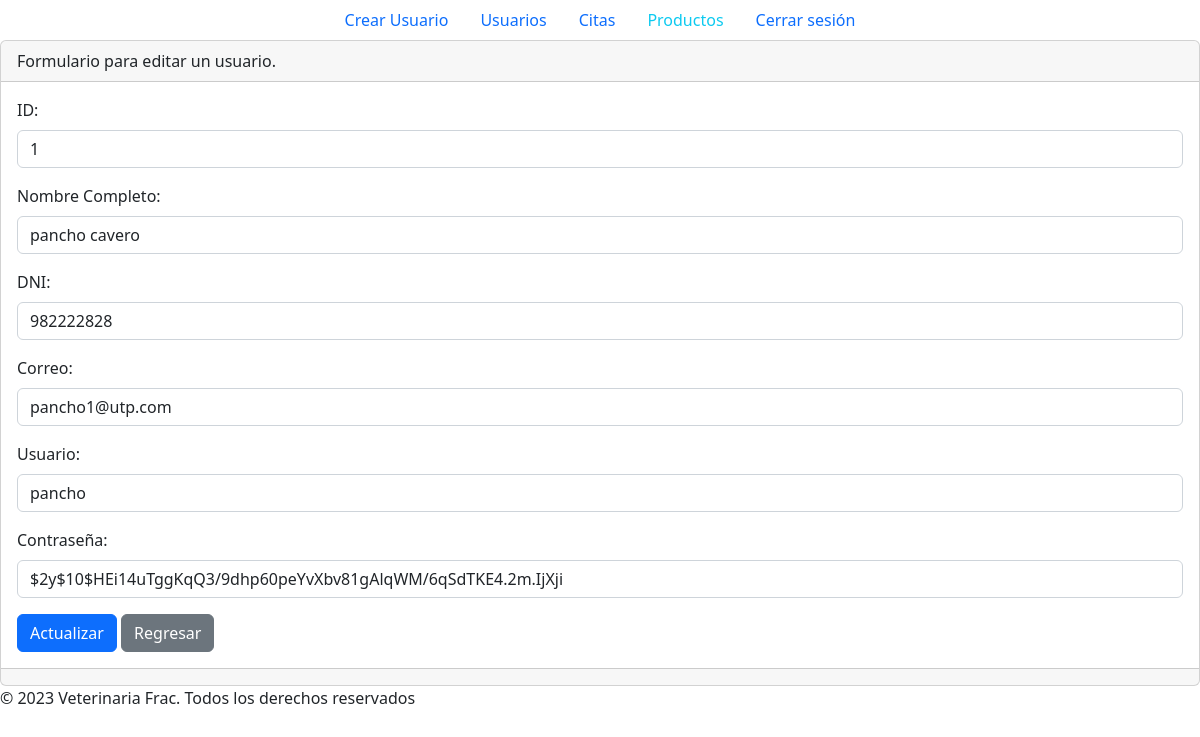
The app's page /secciones/usuarios/editar.php?id=1&tabla=veterinario with its own data.
### tables this page shows
CREATE TABLE `veterinario` (
  `id` int(8) NOT NULL,
  `nombre` varchar(255) NOT NULL,
  `dni` int(8) NOT NULL,
  `correo` varchar(255) NOT NULL,
  `usuario` varchar(255) NOT NULL,
  `contrasenia` varchar(255) NOT NULL,
  `estado` tinyint(4) NOT NULL
);

### secciones/usuarios/editar.php (the view, shortened to what this page needs)
<?php
include("../../config/bd.php");
if(isset($_GET['id']) && isset($_GET['tabla'])){
    $id_persona = $_GET['id'];
    $tabla = $_GET['tabla'];
    $sql = "SELECT * FROM $tabla WHERE id = '$id_persona'";
    $result = $conn->query($sql);
    if ($result) {
        $registro = $result->fetch_assoc();
        $id = $registro['id'];
        $nombre = $registro['nombre'];
        $dni = $registro['dni'];
        $correo = $registro['correo'];
        $usuario = $registro['usuario'];
        $contrasenia = $registro['contrasenia'];
    } else {
        echo "Error: " . $sql . "<br>" . $conn->error;
    }
} else {
    echo "Error: No se proporcionó el nombre de la tabla.";
}
?>
<?php include("../../plantillas/header.php")?>
<div class="card">
    <div class="card-header">
        <p class="card-text">Formulario para editar un usuario.</p>
    </div>
    <div class="card-body">
        <form action="<?php echo $_SERVER['PHP_SELF'] . "?id=$id_persona&tabla=$tabla"; ?>" method="post">
            <div class="mb-3">
                <label for="id" class="form-label">ID:</label>
                <input type="text" readonly value="<?php echo $id; ?>"
                       class="form-control" readonly name="id" id="id" aria-describedby="helpId">
            </div>
            <div class="mb-3">
                <label for="nombre" class="form-label">Nombre Completo:</label>
                <input type="text" value="<?php echo $nombre; ?>"
                       class="form-control" name="nombre" id="nombre" aria-describedby="helpId" required>
            </div>
            <div class="mb-3">
                <label for="dni" class="form-label">DNI:</label>
                <input type="text" value="<?php echo $dni; ?>"
                       class="form-control" name="dni" id="dni" aria-describedby="helpId" required>
            </div>
            <div class="mb-3">
                <label for="correo" class="form-label">Correo:</label>
                <input type="text" value="<?php echo $correo; ?>"
                       class="form-control" name="correo" id="correo" aria-describedby="helpId" required>
            </div>
            <div class="mb-3">
                <label for="usuario" class="form-label">Usuario:</label>
                <input type="text" value="<?php echo $usuario; ?>"
                       class="form-control" name="usuario" id="usuario" aria-describedby="helpId" required>
            </div>
            <div class="mb-3">
                <label for="contrasenia" class="form-label">Contraseña:</label>
                <input type="text" value="<?php echo $contrasenia; ?>"
                       class="form-control" name="contrasenia" id="contrasenia" aria-describedby="helpId" required>
            </div>
            <button type="submit" class="btn btn-primary">Actualizar</button>
            <a href="index.php" class="btn btn-secondary">Regresar</a>
        </form>
    </div>
    <div class="card-footer text-muted"></div>
</div>
<?php include("../../plantillas/footer.php")?>

### records on screen
veterinario: id "1", nombre "pancho cavero", dni "982222828", correo "pancho1@utp.com", usuario "pancho", contrasenia "$2y$10$HEi14uTggKqQ3/9dhp60peYvXbv81gAlqWM/6qSdTKE4.2m.IjXji"
